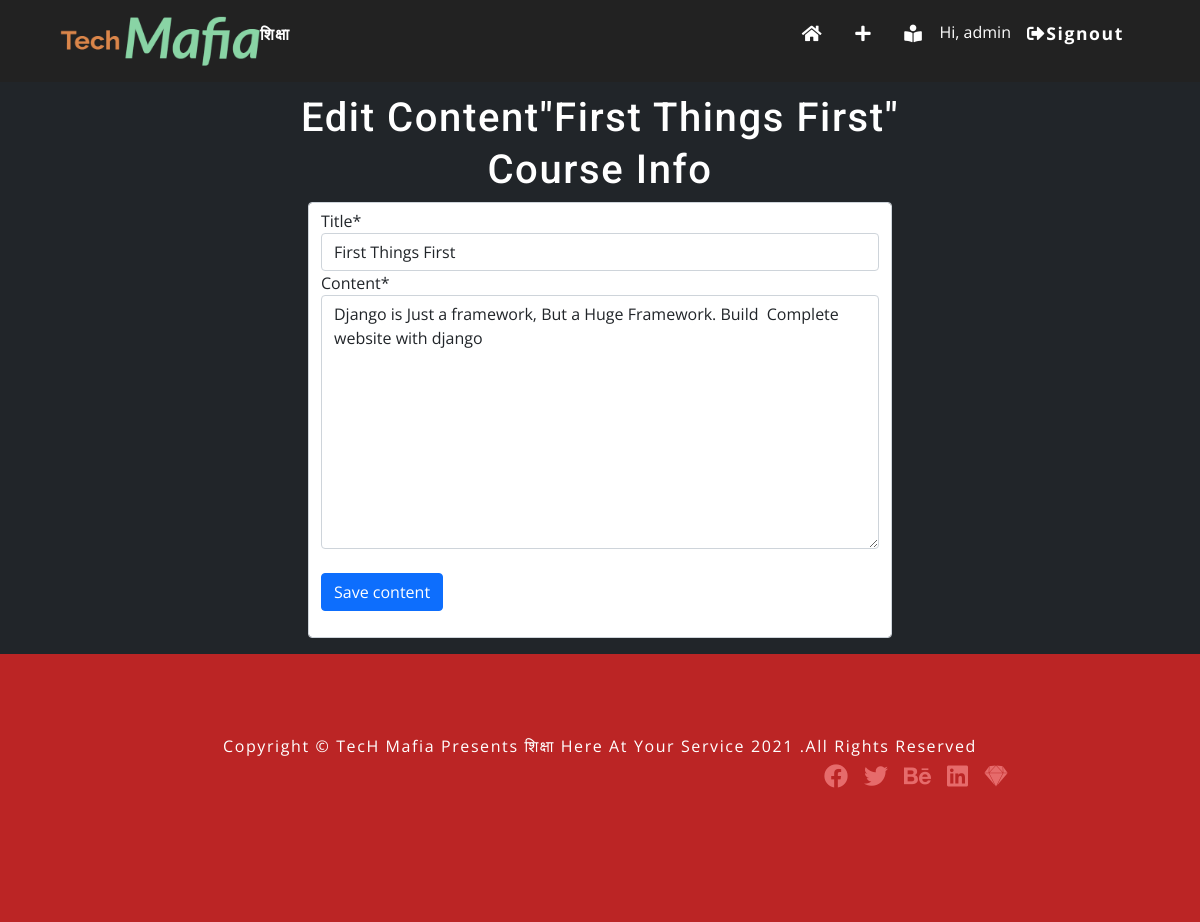
Page /course/module/1/content/text/1/ (signed in) on the committed database.
### courses/models.py (models this page shows, shortened)
class ItemBase(models.Model):
    owner = models.ForeignKey(
        User, related_name='%(class)s_related', on_delete=models.CASCADE)
    title = models.CharField(max_length=250)
    created = models.DateTimeField(auto_now_add=True)
    updated = models.DateTimeField(auto_now=True)
    class Meta:
        abstract = True

class Text(ItemBase):
    content = models.TextField()

### courses/views.py (the view, shortened to what this page needs)
class ContentCreateUpdateView(TemplateResponseMixin, View):
    module = None
    model = None
    obj = None
    template_name = 'manage/form.html'
    def get_model(self, model_name):
        if model_name in ['text', 'video', 'image', 'file', 'videouploader']:
            return apps.get_model(app_label='courses', model_name=model_name)
        return None
    def get_form(self, model, *args, **kwargs):
        Form = modelform_factory(
            model, exclude=['owner', 'order', 'created', 'updated'])
        return Form(*args, **kwargs)
    def dispatch(self, request, module_id, model_name, id=None):
        self.module = get_object_or_404(
            Module, id=module_id, course__owner=request.user)
        self.model = self.get_model(model_name)
        if id:
            self.obj = get_object_or_404(self.model, id=id, owner=request.user)
        return super().dispatch(request, module_id, model_name, id)
    def get(self, request, module_id, model_name, id=None):
        form = self.get_form(self.model, instance=self.obj)
        return self.render_to_response({'form': form, 'object': self.obj})

### courses/templates/manage/form.html (shortened to what this page needs)
{% extends 'base.html' %}
{% load crispy_forms_tags %}
{% block content %}
<div class="container-fluid bg-dark h-100 text-white p-3">
	<h2 class="text-center">{% if object %}Edit Content"{{ object.title }}"{% else %}Add New Content{% endif %}</h2>
	<div class="module">
		<h2 class="text-center">Course info</h2>
		<form action="" method="post" enctype="multipart/form-data"
			class='form-control text-dark w-50 offset-3'>
			{{ form|crispy }}
			<br>
			<p><input type="submit" class="btn btn-primary" value="Save content"></p>
		</form>
	</div>
</div>
{% endblock %}

### templates/inc/nav.html (shortened to what this page needs)
{% load static %}
<nav id="nav">
	<div class="nav-center">
		<div class="nav-header">
			<img src="{% static 'image/logo.png' %}" alt="logo" class="logo">
			<h4 class='text-white'><b>शिक्षा</b></h4>
		</div>
		<div class="links-container">
			<ul class="links">
				<li>
					<a href="/" class="scroll"><i class="fas fa-home"></i></a>
				</li>
				{% if request.user.is_authenticated %}
				<li>
					<a href="{% url 'list' %}" class='scroll'><i class="fas fa-plus"></i></a>
				</li>
				<li>
					<a href="{% url 'student_course_list' %}" class="scroll"><i
							class="fas fa-book-reader"></i></a>
				</li>
				<li class='text-white'>
					Hi, {{ user.username }}
				</li>
				<li>
					<a href="{% url 'logout' %}" class="scroll"><i
							class="fas fa-sign-out-alt"></i>signout</a>
				</li>
				{% else %}
				<li>
					<a href="{% url 'login' %}" class="scroll"><i
							class="fas fa-sign-in-alt">signin</i></a>
				</li>
				{% endif %}
			</ul>
		</div>
	</div>
</nav>

### static/css/style.css (style rules this page uses)
:root { --clr-primary-1: hsl(205, 86%, 17%); --clr-primary-2: hsl(205, 77%, 27%); --clr-primary-3: hsl(205, 72%, 37%); --clr-primary-4: hsl(205, 63%, 48%); --clr-primary-5: #49a6e9; --clr-primary-6: hsl(205, 89%, 70%); --clr-primary-7: hsl(205, 90%, 76%); --clr-primary-8: hsl(205, 86%, 81%); --clr-primary-9: hsl(205, 90%, 88%); --clr-primary-10: hsl(205, 100%, 96%); --clr-grey-1: hsl(209, 61%, 16%); --clr-grey-2: hsl(211, 39%, 23%); --clr-grey-3: hsl(209, 34%, 30%); --clr-grey-4: hsl(209, 28%, 39%); --clr-grey-5: hsl(210, 22%, 49%); --clr-grey-6: hsl(209, 23%, 60%); --clr-grey-7: hsl(211, 27%, 70%); --clr-grey-8: hsl(210, 31%, 80%); --clr-grey-9: hsl(212, 33%, 89%); --clr-grey-10: hsl(210, 36%, 96%); --clr-white: #fff; --clr-red-dark: hsl(360, 67%, 44%); --clr-red-light: hsl(360, 71%, 66%); --clr-green-dark: hsl(125, 67%, 44%); --clr-green-light: hsl(125, 71%, 66%); --clr-secondary: hsla(182, 63%, 54%); --clr-black: #222; --ff-primary: "Roboto", sans-serif; --ff-secondary: "Open Sans", sans-serif; --transition: all 0.3s linear; --spacing: 0.25rem; --radius: 0.5rem; --light-shadow: 0 5px 15px rgba(0, 0, 0, 0.1); --dark-shadow: 0 5px 15px rgba(0, 0, 0, 0.2); --max-width: 1170px; --fixed-width: 620px; }
html { scroll-behavior: smooth; }
body { font-family: var(--ff-secondary); background: var(--clr-black); color: var(--clr-grey-1); line-height: 1.5; font-size: 0.875rem; padding: 0px; }
ul { list-style-type: none; }
a { text-decoration: none; }
img { display: block; }
h1, h2, h3, h4 { letter-spacing: var(--spacing); text-transform: capitalize; line-height: 1.25; margin-bottom: 0.75rem; font-family: var(--ff-primary); }
h2 { font-size: 2rem; }
h4 { font-size: 0.875rem; }
p { margin-bottom: 1.25rem; color: var(--clr-grey-5); }
@media screen and (min-width: 800px) { h2 { font-size: 2.5rem; } }
@media screen and (min-width: 800px) { h4 { font-size: 1rem; } }
@media screen and (min-width: 800px) { body { font-size: 1rem; } }
@media screen and (min-width: 800px) { h1, h2, h3, h4 { line-height: 1; } }
nav { background: var(--clr-black); padding: 1rem 1.5rem; }
.nav-header { display: flex; align-items: center; justify-content: space-between; }
.logo { height: 50px; }
.links-container { height: 0; overflow: hidden; transition: var(--transition); }
.links a { background: var(--clr-black); color: var(--clr-grey-5); font-size: 1.1rem; text-transform: capitalize; letter-spacing: var(--spacing); display: block; transition: var(--transition); font-weight: bold; padding: 0.75rem 0; }
@media screen and (min-width: 800px) { nav { background: transparent; } }
@media screen and (min-width: 800px) { .nav-center { width: 90vw; max-width: 1170px; margin: 0 auto; display: flex; align-items: center; justify-content: space-between; } }
@media screen and (min-width: 800px) { .nav-header { padding: 0; } }
@media screen and (min-width: 800px) { .links-container { height: auto !important; } }
@media screen and (min-width: 800px) { .links { display: flex; } }
@media screen and (min-width: 800px) { .links a { background: transparent; color: var(--clr-white); font-size: 1.1rem; text-transform: capitalize; letter-spacing: var(--spacing); display: block; transition: var(--transition); margin: 0 1rem; font-weight: bold; padding: 0; } }

### static/css/side.css (style rules this page uses)
:root { --clr-primary-1: hsl(205, 86%, 17%); --clr-primary-2: hsl(205, 77%, 27%); --clr-primary-3: hsl(205, 72%, 37%); --clr-primary-4: hsl(205, 63%, 48%); --clr-primary-5: hsl(205, 78%, 60%); --clr-primary-6: hsl(205, 89%, 70%); --clr-primary-7: hsl(205, 90%, 76%); --clr-primary-8: hsl(205, 86%, 81%); --clr-primary-9: hsl(205, 90%, 88%); --clr-primary-10: hsl(205, 100%, 96%); --clr-grey-1: hsl(209, 61%, 16%); --clr-grey-2: hsl(211, 39%, 23%); --clr-grey-3: hsl(209, 34%, 30%); --clr-grey-4: hsl(209, 28%, 39%); --clr-grey-5: hsl(210, 22%, 49%); --clr-grey-6: hsl(209, 23%, 60%); --clr-grey-7: hsl(211, 27%, 70%); --clr-grey-8: hsl(210, 31%, 80%); --clr-grey-9: hsl(212, 33%, 89%); --clr-grey-10: hsl(210, 36%, 96%); --clr-white: #fff; --clr-red-dark: hsl(360, 67%, 44%); --clr-red-light: hsl(360, 71%, 66%); --clr-green-dark: hsl(125, 67%, 44%); --clr-green-light: hsl(125, 71%, 66%); --clr-black: #222; --ff-primary: 'Roboto', sans-serif; --ff-secondary: 'Open Sans', sans-serif; --transition: all 0.3s linear; --spacing: 0.1rem; --radius: 0.25rem; --light-shadow: 0 5px 15px rgba(0, 0, 0, 0.1); --dark-shadow: 0 5px 15px rgba(0, 0, 0, 0.2); --max-width: 1170px; --fixed-width: 620px; }

### rows in the picture
Text: title "First Things First", content "Django is Just a framework, But a Huge Framework. Build Complete website with django"

### other values in the picture
{{ user.username }} "admin"
